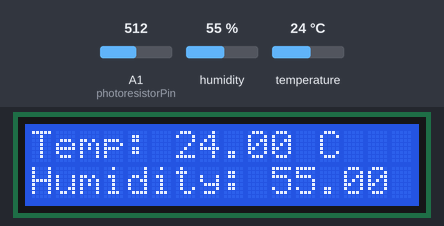
The sketch below on a simulated Arduino Uno, built with avr-gcc and run on an emulated ATmega328P. On the bench: 16×2 character LCD. The inputs (shaded band) are chosen by the test bench; at power-on: humidity 55 %, temperature 24 °C, A1 (photoresistorPin) = 512. What the sketch prints to the serial monitor is not drawn.

Above: at 1.2 s.
1.3 s: humidity set to 22 %
At 2.5 s:
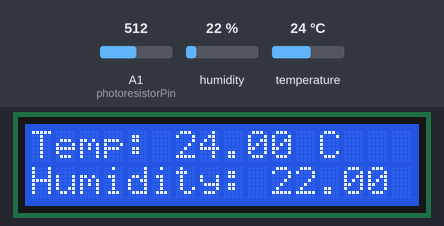
4.0 s: temperature set to 12 °C
At 5.2 s:
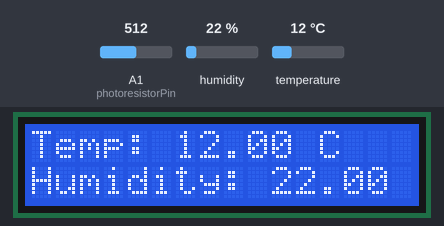
6.7 s: humidity set to 40 %
At 9.4 s:
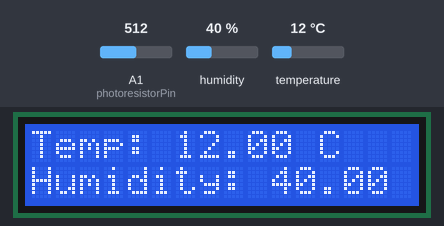
9.7 s: temperature set to 19 °C
At 11.0 s:
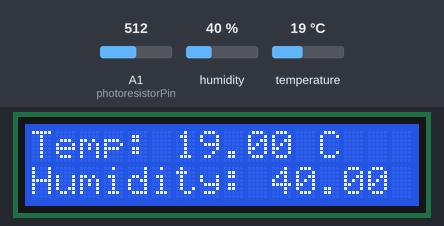
Timing chart, 0 to 12.7 s (numbered marks = the images above; inputs shaded):
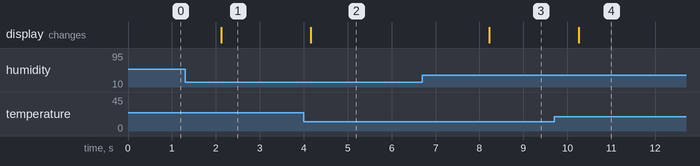

The sketch:

clima-sensinator.ino
```cpp
/***********************
Artist: Hlumelo Siyo
Title: ClimaSensinator
Date: 06/06/2023
***********************/

#include <DHT.h>
#include <LiquidCrystal.h>

#define DHT_PIN 2         // Pin connected to the DHT sensor
#define DHT_TYPE DHT11    // Type of DHT sensor (DHT11, DHT21, DHT22)

DHT dht(DHT_PIN, DHT_TYPE);

LiquidCrystal lcd(12, 11, 5, 4, 3, 2); // RS, E, D4, D5, D6, D7 pins respectively

const int photoresistorPin = A1;  // Pin connected to the photoresistor

void setup() {
  Serial.begin(9600);     // Initialize serial communication at 9600 bps
  dht.begin();            // Initialize the DHT sensor
  lcd.begin(16, 2);       // Initialize the LCD module
}

void loop() {
  float temperature = dht.readTemperature();      // Read temperature in Celsius
  float humidity = dht.readHumidity();            // Read humidity

  int lightIntensity = analogRead(photoresistorPin);  // Read the light intensity

  Serial.print("Temperature: ");
  Serial.print(temperature);
  Serial.print(" °C   Humidity: ");
  Serial.print(humidity);
  Serial.print(" %   Light Intensity: ");
  Serial.println(lightIntensity);

  lcd.clear();
  lcd.setCursor(0, 0);
  lcd.print("Temp: ");
  lcd.print(temperature);
  lcd.print(" C");
  lcd.setCursor(0, 1);
  lcd.print("Humidity: ");
  lcd.print(humidity);
  lcd.print(" %");

  delay(2000);  // Delay for 2 seconds before taking the next reading
}
```

Measured:
- after the input at 1.3 s, the display: changes after 0.83 s (image 1)
- after the input at 4.0 s, the display: changes after 0.16 s (image 2)
- after the input at 6.7 s, the display: changes after 1.5 s (image 3)
- after the input at 9.7 s, the display: changes after 0.56 s (image 4)
